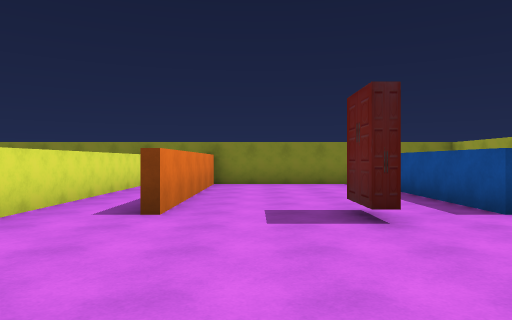
view 1 (above)

21 first-person views from a walk through a scene from a Unity 3-D project. The camera is 1.4 m above the floor, looks level and sees 70° across. The floor is counted in squares, 2 m on a side. Each view is taken from the middle of a square. On the plan, view 1 faces up. The plan holds only what a view shows up to about 11 squares ahead; the rest is blank. The player character is not drawn.

view 2
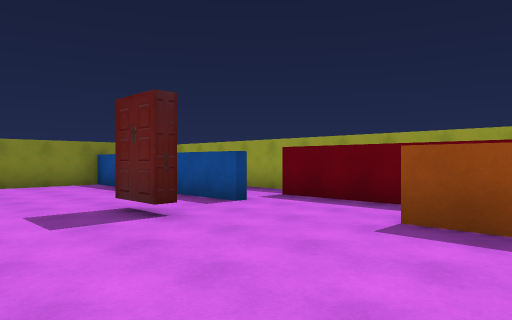

view 3
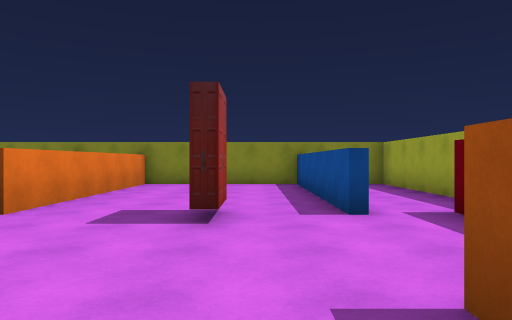

view 4
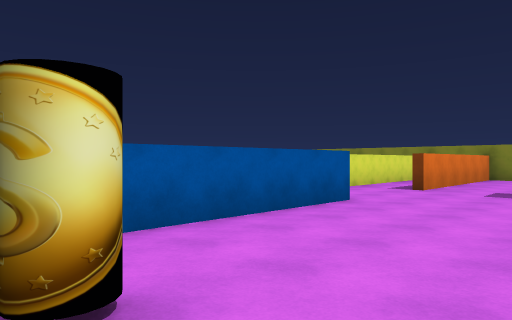

view 5
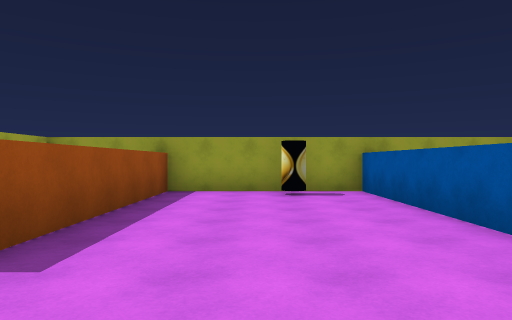

view 6
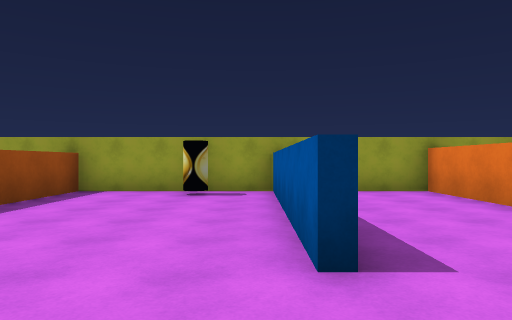

view 7
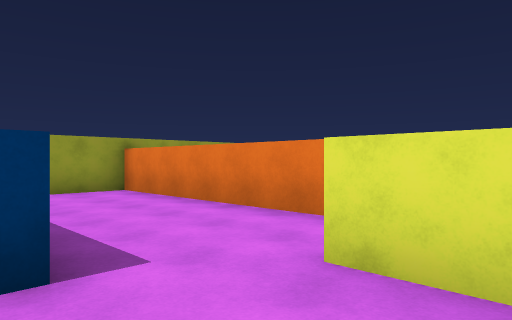

view 8
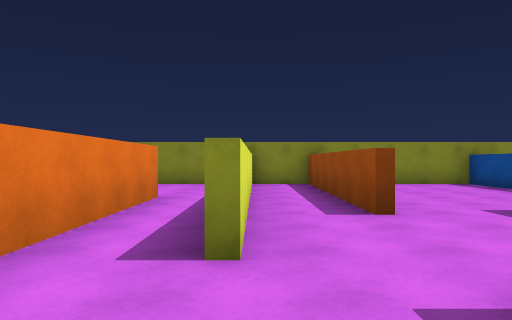

view 9
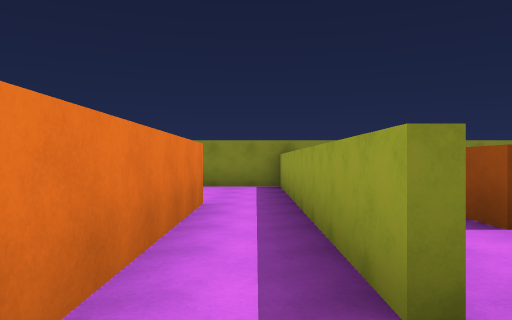

view 10
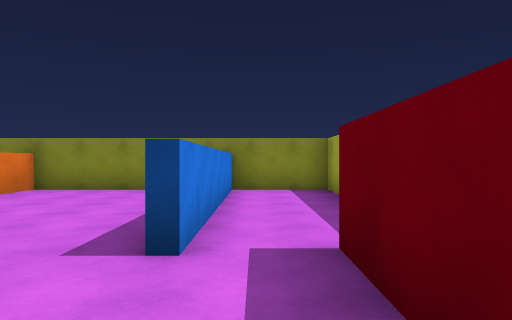

view 11
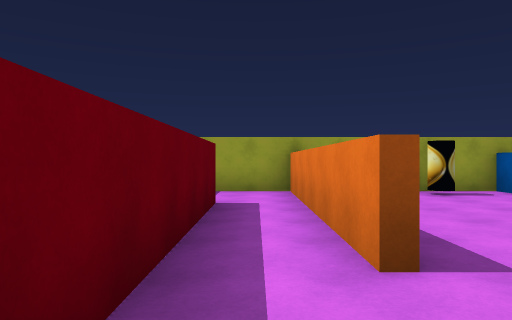

view 12
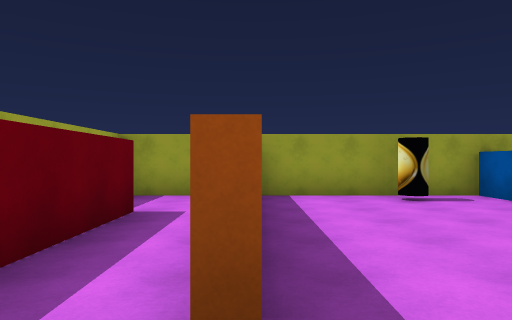

view 13
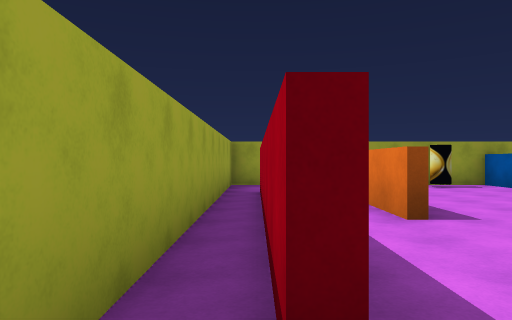

view 14
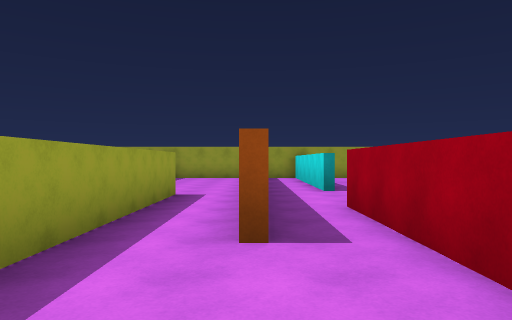

view 15
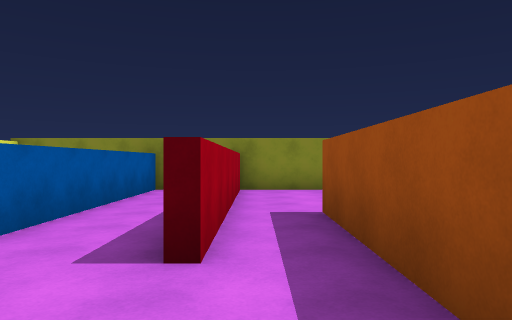

view 16
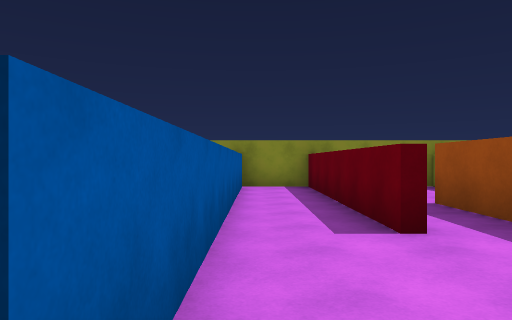

view 17
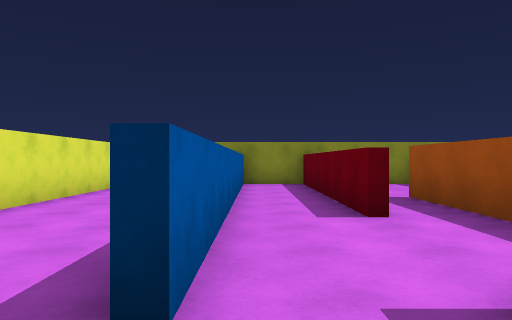

view 18
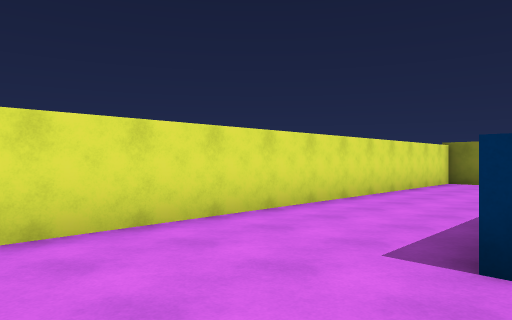

view 19
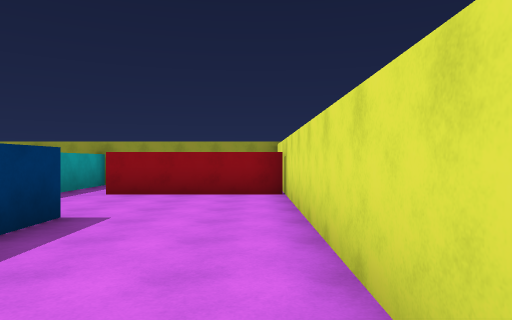

view 20
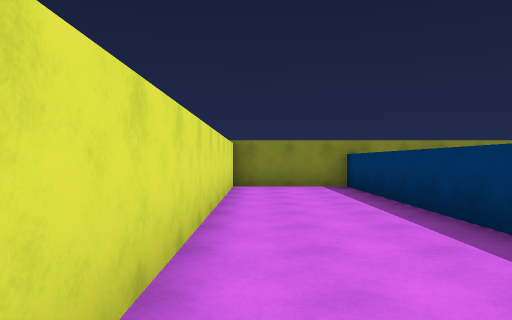

view 21
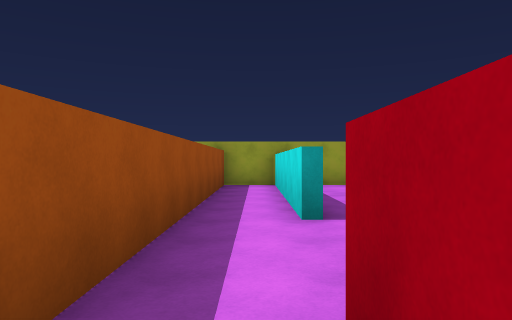

### Floor plan
Points are (right, up) in squares from view 1. A wall is a line through its corners. A room is listed if a view was taken in it or the views show most of it. See-through windows are left out.
Room 1 (views 1, 2, 3, 4, 5, 6, 7, 10, 11, 12)
walls: (1.3, 4) (1.3, 5.1); (1.6, 5.1) (1.6, 4); (-1.4, 1.8) (-1.4, -4.2) (3, -4.2) (3, 1.8); (3.2, 4.6) (3.2, 10.6) (-1.2, 10.6) (-1.2, 4.6); (-1.5, 4.6) (-1.5, 10.6) (-3.1, 10.6) (-3.1, 2.5); (3.4, 5.6) (3.4, 4.6); (4.7, 1.5) (4.7, 5); (5.7, 1.5) (5.7, 5.4)
ways out: opening at (-2, 2) to room 2; opening at (4, 5) to room 3; opening at (4, 2) to room 7
objects: other object (0, -3)
Room 2 (views 8, 9)
walls: (-3.4, 2.5) (-3.4, 6.4); (-4.9, 6.9) (-4.9, -4.2) (-3.2, -4.2)
ways out: opening at (-2, 2) to room 1; opening at (-4, 7) to room 4
Room 3 (view 13)
walls: (5.7, 5.4) (5.7, 10.6) (3.4, 10.6) (3.4, 5.6)
ways out: opening at (4, 5) to room 1
Room 4 (view 14)
walls: (-6.4, 10.2) (-6.4, 6.6); (-3.4, 6.4) (-3.4, 10.6) (-6.4, 10.6)
ways out: opening at (-4, 7) to room 2; opening at (-6, 5.5) to room 5
Room 5 (views 15, 21)
walls: (-6.5, 1.8) (-6.5, -3.8); (-6.6, 4.4) (-6.6, 10.6) (-8.4, 10.6) (-8.4, 1.5); (-6.4, 6.6) (-6.4, 4.4); (-6.6, -4.2) (-5.1, -4.2) (-5.1, 6.9)
ways out: opening at (-6, 5.5) to room 4; opening at (-8, 1) to room 6
Room 6 (views 16, 17, 18, 19, 20)
walls: (-8.6, 4.4) (-8.6, 10.6) (-11.6, 10.6) (-11.6, -1.5) (-7.9, -1.4); (-8.6, 1.5) (-8.6, 2.6)
ways out: opening at (-8, 1) to room 5; gap at (-8, -2)
Room 7 (no view inside)
walls: (4.7, -2) (4.7, 1.5); (3.2, 1.8) (3.2, -4.2) (5.7, -4.2) (5.7, 1.5)
ways out: opening at (4, 2) to room 1

Where each view was taken, in squares from view 1:
view 1: 0 up, 0 right, facing up
view 2: 0 up, 1 left, facing up-right
view 3: 0 up, 2 right, facing up
view 4: 4 down, 2 right, facing up-left
view 5: 4 up, 1 right, facing down
view 6: 4 up, 1 left, facing down
view 7: 4 up, 1 left, facing down-left
view 8: 0 up, 3 left, facing up
view 9: 1 up, 4 left, facing up
view 10: 2 up, 4 right, facing up
view 11: 4 up, 4 right, facing down
view 12: 3 up, 3 right, facing down
view 13: 6 up, 5 right, facing down
view 14: 10 up, 5 left, facing down
view 15: 2 up, 6 left, facing up
view 16: 1 up, 8 left, facing up
view 17: 0 up, 8 left, facing up
view 18: 1 down, 8 left, facing up-left
view 19: 6 up, 11 left, facing down
view 20: 1 up, 11 left, facing up
view 21: 6 up, 6 left, facing down
